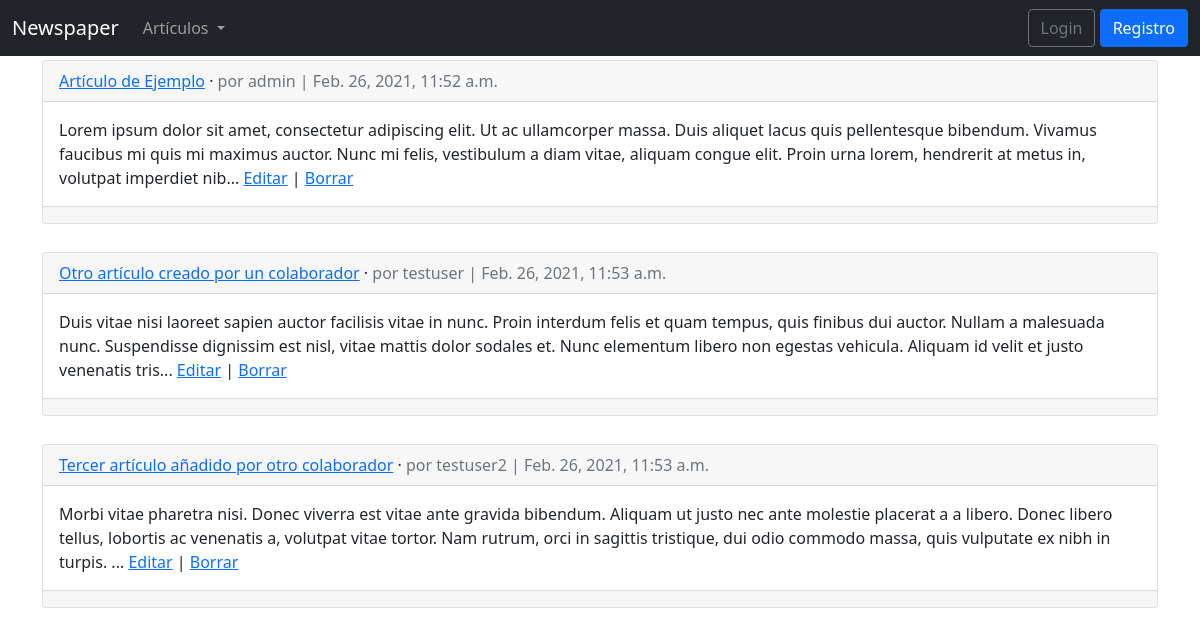
The page /articles/ on the database as committed earlier.
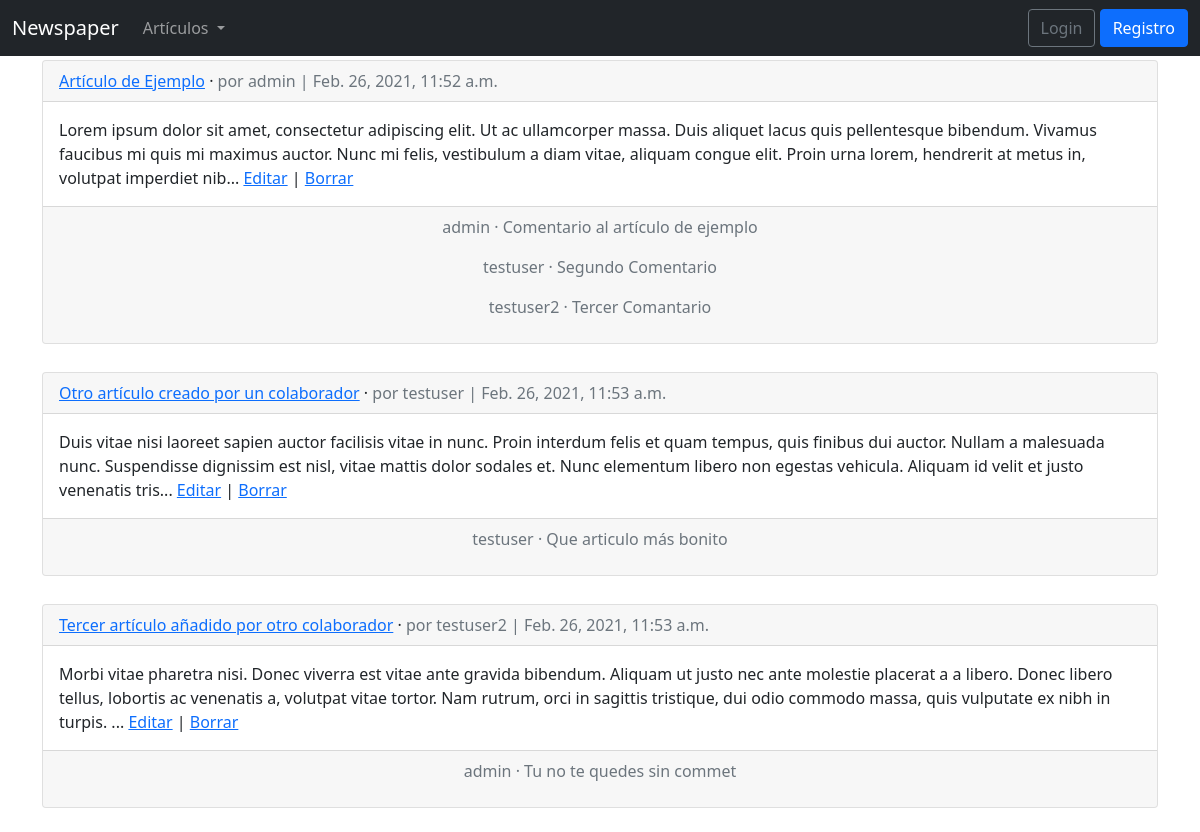
The same page on the database as committed later.
### articles/models.py (models this page shows, shortened)
class Article(models.Model):
    title = models.CharField(max_length=255, verbose_name='Título')
    body = models.TextField(verbose_name='Cuerpo')
    date = models.DateTimeField(auto_now_add=True, verbose_name='Fecha')
    author = models.ForeignKey(
        get_user_model(),
        on_delete=models.CASCADE,
    )

class Comment(models.Model):
    article = models.ForeignKey(
        Article,
        on_delete=models.CASCADE,
        related_name='comments'
    )
    comment = models.CharField(
        max_length=140,
        verbose_name='Comentario'
    )
    author = models.ForeignKey(
        get_user_model(),
        on_delete=models.CASCADE,
        verbose_name='Autor'
    )
    def __str__(self):
        return self.comment

### accounts/models.py (models this page shows)
class CustomUser(AbstractUser):
    age = models.PositiveIntegerField(null=True, blank=True)

### articles/views.py (the view)
# urls.py: path('', ArticleListView.as_view(), name='article_list'),
class ArticleListView(ListView):
    model = Article
    template_name = 'articles/article_list.html'

### templates/articles/article_list.html (shortened to what this page needs)
{% extends 'base.html' %}
{% block content %}
{% for article in object_list %}
<div class="card mt-1">
  <div class="card-header">
    <a href="{% url 'article_detail' article.pk %}"><span class="font-weight-bold">{{ article.title }}</span></a>
    &middot;
    <span class="text-muted"> por {{ article.author }} | {{ article.date }}</span>
  </div>
  <div class="card-body">
    {{ article.body|truncatechars:300 }}
    <a href="{% url 'article_edit' article.pk %}">Editar</a> |
    <a href="{% url 'article_delete' article.pk %}">Borrar</a>
  </div>
  <div class="card-footer text-center text-muted">
    {% for comment in article.comments.all %}
    <p>
      <span class="font-weight-bold">{{ comment.author }} &middot;</span>
      {{ comment }}
    </p>
    {% endfor %}
  </div>
</div>
<br/>
{% endfor %}
{% endblock content %}

Rows that differ between the two databases and show on the page:
added Comment: author "admin", comment "Comentario al artículo de ejemplo", shown under Article "Artículo de Ejemplo"
added Comment: author "testuser", comment "Segundo Comentario", shown under Article "Artículo de Ejemplo"
added Comment: author "testuser2", comment "Tercer Comantario", shown under Article "Artículo de Ejemplo"
added Comment: author "testuser", comment "Que articulo más bonito", shown under Article "Otro artículo creado por un colaborador"
added Comment: author "admin", comment "Tu no te quedes sin commet", shown under Article "Tercer artículo añadido por otro colaborador"
